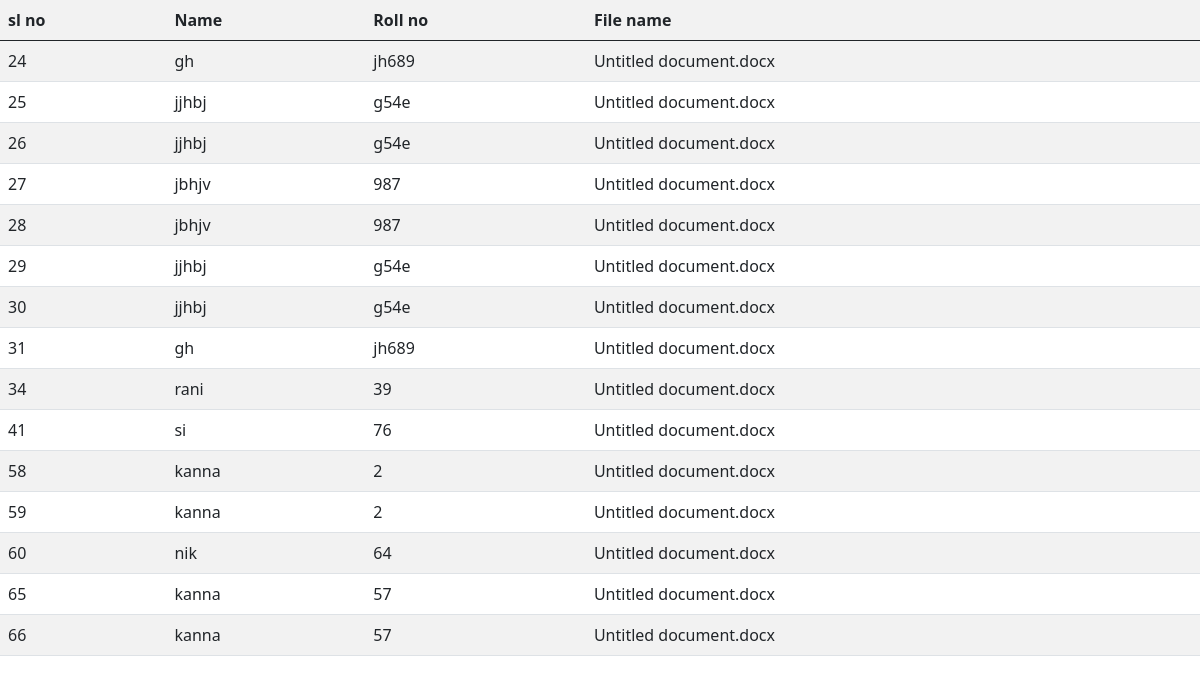
/docfile.php, run on the app's committed database.
### tables this page shows
CREATE TABLE `extension` (
  `id` int(225) NOT NULL,
  `name` varchar(50) NOT NULL,
  `rollno` varchar(10) NOT NULL,
  `filename` varchar(225) NOT NULL
);

### docfile.php (the view, shortened to what this page needs)
<!DOCTYPE html>
<html>
    <head>
    <link href="https://cdn.jsdelivr.net/npm/bootstrap@5.0.2/dist/css/bootstrap.min.css" rel="stylesheet">
    </head>
    <body>
        <table class="table table-striped">
            <tr style="font-weight:bolder;" >
                <td>sl no</td>
                <td>Name</td>
                <td>Roll no</td>
                <td>File name</td>
            </tr>
            <tbody>
                    <?php
                     include "connection.php";
                    $query=" SELECT * FROM `extension` WHERE `filename` = 'untitled document.docx'";
                    $result=mysqli_query($conn,$query);
                     while($row=mysqli_fetch_array($result)){
                       echo "<tr>";
                       echo "<td>" . $row['id'] ."</td>";
                       echo "<td>" . $row['name'] ."</td>";
                       echo "<td>" . $row['rollno'] ."</td>";
                       echo "<td>" . $row['filename'] ."</td>";
                       echo "</tr>";
                     }
                     echo "</table>";
                    ?>
    </body>
</html>

### data on the page
extension: id "24", name "gh", rollno "jh689", filename "Untitled document.docx"
extension: id "25", name "jjhbj", rollno "g54e", filename "Untitled document.docx"
extension: id "26", name "jjhbj", rollno "g54e", filename "Untitled document.docx"
extension: id "27", name "jbhjv", rollno "987", filename "Untitled document.docx"
extension: id "28", name "jbhjv", rollno "987", filename "Untitled document.docx"
extension: id "29", name "jjhbj", rollno "g54e", filename "Untitled document.docx"
extension: id "30", name "jjhbj", rollno "g54e", filename "Untitled document.docx"
extension: id "31", name "gh", rollno "jh689", filename "Untitled document.docx"
extension: id "34", name "rani", rollno "39", filename "Untitled document.docx"
extension: id "41", name "si", rollno "76", filename "Untitled document.docx"
extension: id "58", name "kanna", rollno "2", filename "Untitled document.docx"
extension: id "59", name "kanna", rollno "2", filename "Untitled document.docx"
extension: id "60", name "nik", rollno "64", filename "Untitled document.docx"
extension: id "65", name "kanna", rollno "57", filename "Untitled document.docx"
extension: id "66", name "kanna", rollno "57", filename "Untitled document.docx"
